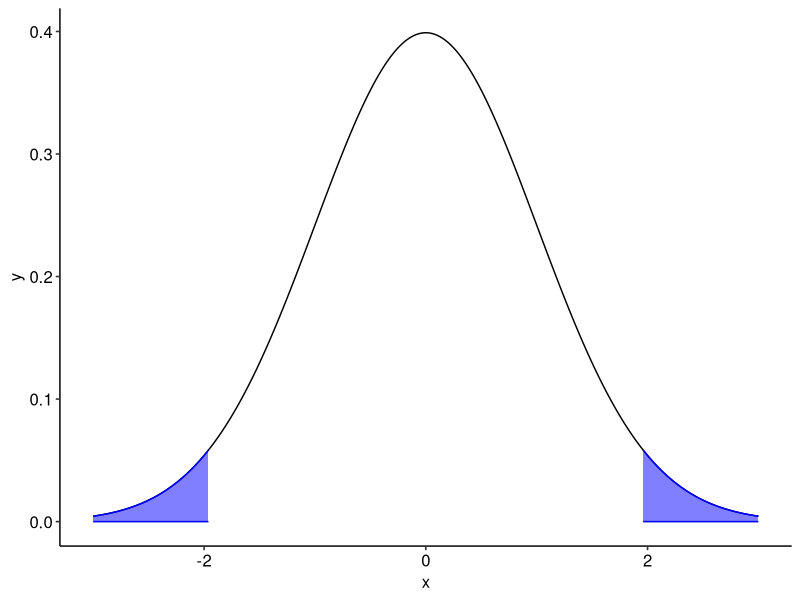
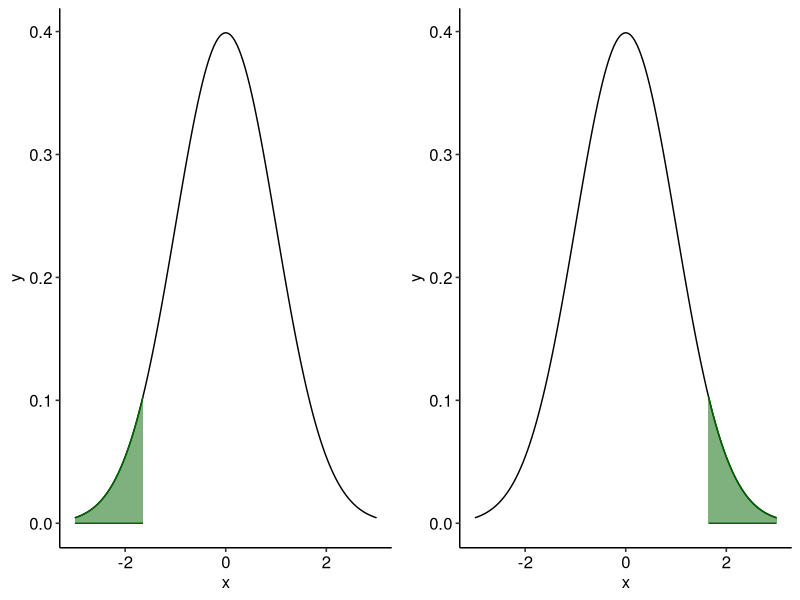

Write R code to recreate these figures, in order. (Note: this script raises an error after producing the figures.)
## ---- chunk 1
library(tidyverse)
library(ggpubr)
library(here)
library(rstatix)

theme_set(theme_pubr())
## ---- chunk 2
z_scores <- data.frame(
  x = seq(-3, 3, by = 0.01),
  y = dnorm(seq(-3, 3, by = 0.01))
)

ggplot(data = z_scores, aes(x, y)) + geom_line() +
  stat_function(fun = dnorm, xlim = c(-3, -1.96), geom = "area", fill = "blue", colour = "blue", alpha = 0.5) +
  stat_function(fun = dnorm, xlim = c(1.96, 3), geom = "area", fill = "blue", colour = "blue", alpha = 0.5)
## ---- chunk 3



cowplot::plot_grid(
  ggplot(data = z_scores, aes(x, y)) + geom_line() +
    stat_function(fun = dnorm, xlim = c(-3, -1.645), geom = "area", fill = "darkgreen", colour = "darkgreen", alpha = 0.5) ,
  
  ggplot(data = z_scores, aes(x, y)) + geom_line() +
    stat_function(fun = dnorm, xlim = c(1.645, 3), geom = "area", fill = "darkgreen", colour = "darkgreen", alpha = 0.5),
  ncol = 2
  ) 
## ---- chunk 4
knitr::include_graphics("img/prob_dist.svg")
## ---- chunk 5
norm_data <- data.frame(
  x = seq(-3, 3, length = 1001)
  ) %>%
  mutate(
    y = dnorm(x)
  )


ggplot(norm_data, aes(x, y)) + geom_line(linewidth = 1, colour = "transparent") +
  stat_function(fun = dnorm, xlim = c(1.96, 3), geom = "area", fill = "#556F44", alpha = 0.8, colour = "#556F44") +
  stat_function(fun = dnorm, xlim = c(-1.96, 1.96), geom = "area", fill = "#95BF74", alpha = 0.8, colour = "#95BF74") +
  stat_function(fun = dnorm, xlim = c(-3, -1.96), geom = "area", fill = "#556F44", alpha = 0.8, colour = "#556F44") +
  annotate("text", x = 0, y = 0.2, label = "95%") +
  annotate("text", x = 2.5, y = 0.05, label = "2.5%") +
  annotate("text", x = -2.5, y = 0.05, label = "2.5%") +
  theme_pubr() +
  labs(x = "Standard deviations", y = "") +
  theme(
    panel.grid.major = element_blank(), 
    panel.grid.minor = element_blank(),
    panel.background = element_rect(fill = "transparent",colour = NA),
    plot.background = element_rect(fill = "transparent",colour = NA),
    axis.line.y = element_blank(),
    axis.text.y = element_blank(),
    axis.ticks.y = element_blank()
  ) +
  scale_x_continuous(breaks = c(-1.96, 0, 1.96))
## ---- chunk 6
data.frame(
  x = c("The null is true", "The alternative is true"),
  y = c("Correctly accept the null", "Type II error"),
  z = c("Type I error", "Correctly reject the null")
) %>%
  knitr::kable(
    col.names = c("", "Accept the null", "Reject the null")
  )
## ---- chunk 7
tibble(x = c(-15, 15)) %>%
  ggplot(aes(x = x)) +
  stat_function(fun = dnorm, args = list(mean = -5, sd = 3), 
                size = 1, colour = "blue", n = 40) +
  stat_function(fun = dnorm, args = list(mean = 5, sd = 3), 
                size = 1, colour = "darkgreen", n = 40) +
  theme_void() +
  annotate("text", x = -5, y = .07, label = expression("Null hypothesis"~H[0])) +
  annotate("text", x = 5, y = .07, label = expression("Alternate\nhypothesis"~H[1]))

## ---- chunk 8
tibble(x = c(-15, 15)) %>%
  ggplot(aes(x = x)) +
  stat_function(fun = dnorm, args = list(mean = -5, sd = 3), 
                size = 1, colour = "blue", n = 40) +
  stat_function(fun = dnorm, args = list(mean = 5, sd = 3), 
                size = 1, colour = "darkgreen", n = 40) +
  stat_function(fun = dnorm, args = list(mean = -5, sd = 3), 
                size = 1, fill = "green", geom = "area", 
                alpha = 0.5, n = 40, 
                xlim = c(0, 5)) +
  stat_function(fun = dnorm, args = list(mean = 5, sd = 3), 
                size = 1, fill = "green", geom = "area", 
                alpha = 0.5, n = 40, 
                xlim = c(0, -5)) +
  theme_void() +
  annotate("text", x = -5, y = .07, label = expression("Null hypothesis"~H[0])) +
  annotate("text", x = 5, y = .07, label = expression("Alternate\nhypothesis"~H[1]))

## ---- chunk 9

tibble(x = c(-15, 15)) %>%
  ggplot(aes(x = x)) +
  stat_function(fun = dnorm, args = list(mean = -5, sd = 3), 
                size = 1, colour = "blue", n = 40) +
  stat_function(fun = dnorm, args = list(mean = 5, sd = 3), 
                size = 1, colour = "darkgreen", n = 40) +
  stat_function(fun = dnorm, args = list(mean = -5, sd = 3), 
                size = 1, fill = "lightblue", geom = "area", 
                alpha = 0.5, n = 40, 
                xlim = c(qnorm(p = .975, mean = -5, sd = 3), 5)) +
  stat_function(fun = dnorm, args = list(mean = 5, sd = 3), 
                size = 1, fill = "lightgreen", geom = "area", 
                alpha = 0.5, n = 40, 
                xlim = c(1 - (qnorm(p = .05, mean = 5, sd = 3)), -5)) +
  theme_void() +
  annotate("text", x = -.5, y = .005, label = expression(beta)) +
  annotate("text", x = 1.5, y = .005, label = expression(alpha))+
  annotate("text", x = -5, y = .07, label = expression("Null hypothesis"~H[0])) +
  annotate("text", x = 5, y = .07, label = expression("Alternate\nhypothesis"~H[1]))
## ---- chunk 10
tibble(x = c(-15, 15)) %>%
  ggplot(aes(x = x)) +
  stat_function(fun = dnorm, args = list(mean = -5, sd = 3), 
                size = 1, colour = "blue", n = 40) +
  stat_function(fun = dnorm, args = list(mean = 5, sd = 3), 
                size = 1, colour = "darkgreen", n = 40) +
  stat_function(fun = dnorm, args = list(mean = -5, sd = 3), 
                size = 1, fill = "lightblue", geom = "area", 
                alpha = 0.5, n = 40, 
                xlim = c(qnorm(p = .99, mean = -5, sd = 3), 5)) +
  stat_function(fun = dnorm, args = list(mean = 5, sd = 3), 
                size = 1, fill = "lightgreen", geom = "area", 
                alpha = 0.5, n = 40, 
                xlim = c((qnorm(p = .99, mean = -5, sd = 3)), -5)) +
  theme_void() +
  annotate("text", x = 0, y = .005, label = expression(beta)) +
  annotate("text", x = 2.5, y = .003, label = expression(alpha))+
  annotate("text", x = -5, y = .07, label = expression("Null hypothesis"~H[0])) +
  annotate("text", x = 5, y = .07, label = expression("Alternate\nhypothesis"~H[1]))
## ---- chunk 11
tibble(x = c(-15, 15)) %>%
  ggplot(aes(x = x)) +
  stat_function(fun = dnorm, args = list(mean = -5, sd = 3), 
                size = 1, colour = "blue", n = 40) +
  stat_function(fun = dnorm, args = list(mean = 5, sd = 3), 
                size = 1, colour = "darkgreen", n = 40) +
  stat_function(fun = dnorm, args = list(mean = -5, sd = 3), 
                size = 1, fill = "lightblue", geom = "area", 
                alpha = 0.5, n = 40, 
                xlim = c(qnorm(p = .90, mean = -5, sd = 3), 5)) +
  stat_function(fun = dnorm, args = list(mean = 5, sd = 3), 
                size = 1, fill = "lightgreen", geom = "area", 
                alpha = 0.5, n = 40, 
                xlim = c((qnorm(p = .90, mean = -5, sd = 3)), -5)) +
  theme_void() +
  annotate("text", x = -2, y = .005, label = expression(beta)) +
  annotate("text", x = 1, y = .005, label = expression(alpha))+
  annotate("text", x = -5, y = .07, label = expression("Null hypothesis"~H[0])) +
  annotate("text", x = 5, y = .07, label = expression("Alternate\nhypothesis"~H[1]))
## ---- chunk 12


normdist_1 <- ggplot(norm_data, aes(x, y)) + geom_line(linewidth = 1, colour = "transparent") +
  stat_function(fun = dnorm, xlim = c(1.96, 3), geom = "area", fill = "#556F44", alpha = 0.8, colour = "#556F44") +
  stat_function(fun = dnorm, xlim = c(1, 1.96), geom = "area", fill = "#659B5E", alpha = 0.8, colour = "#659B5E") +
  stat_function(fun = dnorm, xlim = c(0, 1), geom = "area", fill = "#95BF74", alpha = 0.8, colour = "#95BF74") +
  stat_function(fun = dnorm, xlim = c(-1, 0), geom = "area", fill = "#95BF74", alpha = 0.8, colour = "#95BF74") +
  stat_function(fun = dnorm, xlim = c(-1.96, -1), geom = "area", fill = "#659B5E", alpha = 0.8, colour = "#659B5E") +
  stat_function(fun = dnorm, xlim = c(-3, -1.96), geom = "area", fill = "#556F44", alpha = 0.8, colour = "#556F44") +
  geom_segment(aes(x = 0, y = 0, xend = 0, yend = max(y)), colour = "#556F44") +
  annotate("text", x = 0.5, y = 0.2, label = "34.1%") +
  annotate("text", x = -0.5, y = 0.2, label = "34.1%") +
  annotate("text", x = 1.5, y = 0.05, label = "13.6%") +
  annotate("text", x = -1.5, y = 0.05, label = "13.6%") +
  annotate("text", x = 2.5, y = 0.05, label = "2.1%") +
  annotate("text", x = -2.5, y = 0.05, label = "2.1%") +
  theme_pubr() +
  labs(x = "Standard deviations", y = "") +
  theme(
    panel.grid.major = element_blank(), 
    panel.grid.minor = element_blank(),
    panel.background = element_rect(fill = "transparent",colour = NA),
    plot.background = element_rect(fill = "transparent",colour = NA),
    axis.line.y = element_blank(),
    axis.text.y = element_blank(),
    axis.ticks.y = element_blank()
  ) +
  scale_x_continuous(breaks = c(-1.96, 0, 1.96))

normdist_2 <- ggplot(norm_data, aes(x, y)) + geom_line(linewidth = 1, colour = "transparent") +
  stat_function(fun = dnorm, xlim = c(1.96, 3), geom = "area", fill = "#556F44", alpha = 0.8, colour = "#556F44") +
  stat_function(fun = dnorm, xlim = c(-1.96, 1.96), geom = "area", fill = "#95BF74", alpha = 0.8, colour = "#95BF74") +
  stat_function(fun = dnorm, xlim = c(-3, -1.96), geom = "area", fill = "#556F44", alpha = 0.8, colour = "#556F44") +
  annotate("text", x = 0, y = 0.2, label = "95%") +
  annotate("text", x = 2.5, y = 0.05, label = "2.5%") +
  annotate("text", x = -2.5, y = 0.05, label = "2.5%") +
  theme_pubr() +
  labs(x = "Standard deviations", y = "") +
  theme(
    panel.grid.major = element_blank(), 
    panel.grid.minor = element_blank(),
    panel.background = element_rect(fill = "transparent",colour = NA),
    plot.background = element_rect(fill = "transparent",colour = NA),
    axis.line.y = element_blank(),
    axis.text.y = element_blank(),
    axis.ticks.y = element_blank()
  ) +
  scale_x_continuous(breaks = c(-1.96, 0, 1.96))


cowplot::plot_grid(normdist_1, normdist_2)
## ---- chunk 13
norm_data <- data.frame(
  x = seq(-3, 3, length = 1001)
  ) %>%
  mutate(
    y = dnorm(x)
  )


ci_figure <- ggplot(norm_data, aes(x, y)) + geom_line(size = 1, colour = "transparent") +
  stat_function(fun = dnorm, xlim = c(1.96, 3), geom = "area", fill = "#3d7ab8", alpha = 0.8, colour = "#3d7ab8") +
  stat_function(fun = dnorm, xlim = c(-1.96, 1.96), geom = "area", fill = "#7fbaf5", alpha = 0.8, colour = "#7fbaf5") +
  stat_function(fun = dnorm, xlim = c(-3, -1.96), geom = "area", fill = "#3d7ab8", alpha = 0.8, colour = "#3d7ab8") +
  annotate("text", x = 0, y = 0.2, label = "95% of sample means\nwill fall within this range") +
  # annotate("text", x = 2.5, y = 0.05, label = "2.5%") +
  # annotate("text", x = -2.5, y = 0.05, label = "2.5%") +
  theme_pubr() +
  labs(x = "Standard errors", y = "") +
  theme(
    panel.grid.major = element_blank(), 
    panel.grid.minor = element_blank(),
    panel.background = element_rect(fill = "transparent",colour = NA),
    plot.background = element_rect(fill = "transparent",colour = NA),
    axis.line.y = element_blank(),
    axis.text.y = element_blank(),
    axis.ticks.y = element_blank()
  ) +
  scale_x_continuous(breaks = c(-1.96, 0, 1.96))

ci_figure
## ---- chunk 14
samples <- vector("list", 100)
set.seed(2024)
population <- tibble(
  x = seq(35, 65, by = .01),
  y = rnorm(length(x), mean = 50, sd = 8),
  z = seq(1:length(x))
) 
## ---- chunk 15
samples <- vector("list", 100)
names(samples) <- seq(1:100)
for (i in 1:100) {
  samples[[i]] <- sample(population$y, 40)
}

samples <- do.call("rbind", samples) 
samples <- t(samples)

samples <- data.frame(samples)
colnames(samples) <- seq(1:100)

samples <- samples %>%
  pivot_longer(cols = everything(),
               names_to = "sample",
               values_to = "x") %>%
  mutate(sample = as.numeric(sample)) %>%
  group_by(sample) %>%
  summarise(
    mean = mean(x),
    sd = sd(x),
    se = sd/sqrt(40),
    ci_lower = mean - 1.96 * se,
    ci_upper = mean + 1.96 * se
  ) %>%
  ungroup() %>%
  rowwise() %>%
  mutate(
    contained = if_else(between(50, ci_lower, ci_upper), 1, 0)
  )

samples %>%
  ggplot(aes(x = sample, y = mean, colour = factor(contained, labels = c("No", "Yes")))) +
  geom_point(size = 3) +
  geom_errorbar(aes(ymin = ci_lower, ymax = ci_upper), width = 0.1) +
  ylim(35, 65) +
  geom_hline(yintercept = 50, linetype = "dashed") +
  labs(x = "Sample", y = "Estimate", colour = "Does 95% CI contain population mean?") +
  scale_x_continuous(breaks = seq(10, 100, by = 10)) +
  scale_colour_manual(values = c("red", "seagreen3"))
## ---- chunk 16
samples <- vector("list", 100)
names(samples) <- seq(1:100)
for (i in 1:100) {
  samples[[i]] <- sample(population$y, 300)
}

samples <- do.call("rbind", samples) 
samples <- t(samples)

samples <- data.frame(samples)
colnames(samples) <- seq(1:100)

samples <- samples %>%
  pivot_longer(cols = everything(),
               names_to = "sample",
               values_to = "x") %>%
  mutate(sample = as.numeric(sample)) %>%
  group_by(sample) %>%
  summarise(
    mean = mean(x),
    sd = sd(x),
    se = sd/sqrt(300),
    ci_lower = mean - 1.96 * se,
    ci_upper = mean + 1.96 * se
  ) %>%
  ungroup() %>%
  rowwise() %>%
  mutate(
    contained = if_else(between(50, ci_lower, ci_upper), 1, 0)
  )

samples %>%
  ggplot(aes(x = sample, y = mean, colour = factor(contained, labels = c("No", "Yes")))) +
  geom_point(size = 3) +
  geom_errorbar(aes(ymin = ci_lower, ymax = ci_upper), width = 0.1) +
  ylim(35, 65) +
  geom_hline(yintercept = 50, linetype = "dashed") +
  labs(x = "Sample", y = "Estimate", colour = "Does 95% CI contain population mean?") +
  scale_x_continuous(breaks = seq(10, 100, by = 10)) +
  scale_colour_manual(values = c("red", "seagreen3"))
